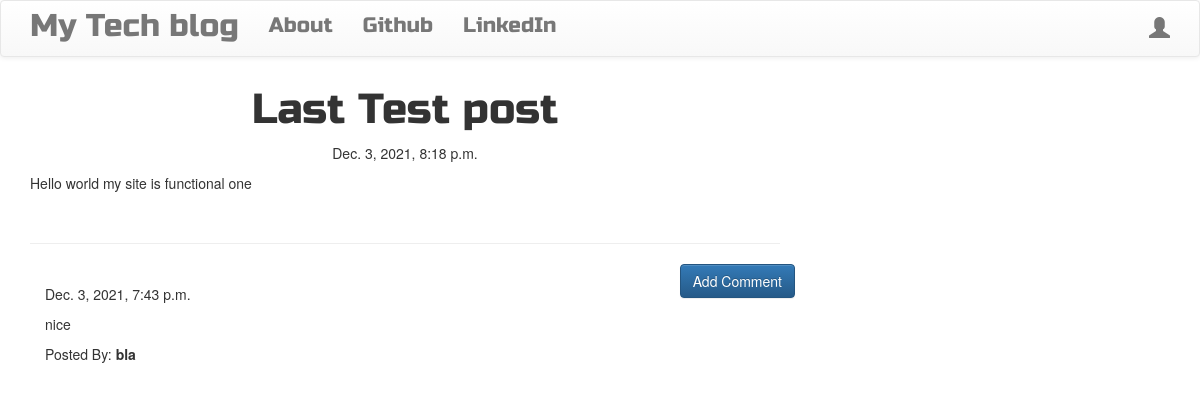
Screenshot of /post/2 with the database file from the repository.
### blog/models.py (models this page shows, shortened)
class Post(models.Model):
    author = models.ForeignKey('auth.User',on_delete=models.CASCADE)
    title = models.CharField(max_length=200)
    text = models.TextField()
    created_date = models.DateTimeField(default=timezone.now)
    published_date = models.DateTimeField(blank=True,null = True)

class Comment(models.Model):
    post = models.ForeignKey('blog.Post',related_name='comments',on_delete=models.PROTECT)
    author = models.CharField(max_length=200)
    text = models.TextField()
    created_date = models.DateTimeField(default = timezone.now())
    approved_comment = models.BooleanField(default=False)

### blog/views.py (the view)
# urls.py: url(r'^post/(?P<pk>\d+)$', views.PostDetailView.as_view(), name='post_detail'),
class PostDetailView(DetailView):
    model = Post

### blog/templates/blog/post_detail.html (shortened to what this page needs)
{% extends "blog/base.html" %}
{% block content %}
<h1 class="posttitle loader">{{post.title}}</h1>
{% if post.published_date %}
<div class="date postdate">
    {{post.published_date}}
</div>
{% else %}
<a class="btn btn-default" href="{% url 'post_publish' pk=post.pk %}">Publish</a>
{% endif %}
<p class="postcontent">{{post.text|safe|linebreaks}}</p>
<hr>
<a class="btn btn-primary btn-comment" href="{% url 'add_comment_to_post' pk=post.pk %}">Add Comment</a>
<div class="container">
    {% for comment in post.comments.all %}
    <br>
    {% if user.is_authenticated or comment.approved_comment %}
    {{ comment.created_date }}
    <p>{{ comment.text|safe|linebreaks }}</p>
    <p>Posted By: <strong>{{comment.author }}</strong></p>
    {% endif %}
    {% empty %}
    <p>No comments posted.</p>
    {% endfor %}
</div>
{% endblock %}

### blog/static/css/blog.css (style rules this page uses)
.postdate { text-align: center; }
.posttitle { font-family: 'Russo One', sans-serif; font-size: 3em; text-align: center; }
.postcontent { font-family: 'Montserrat'; font-size: 1.5em; }
.btn-comment { position: absolute; right: 0px; }
.loader { filter:hue-rotate(0deg); color: linear-gradient(45deg,#0f8,#08f); animation:hue 5000ms infinite linear; }

### rows the page displays
Post: title "Last Test post", published_date "Dec. 3, 2021, 8:18 p.m.", text "Hello world my site is functional one"
Comment: created_date "Dec. 3, 2021, 7:43 p.m.", text "nice", author "bla"
